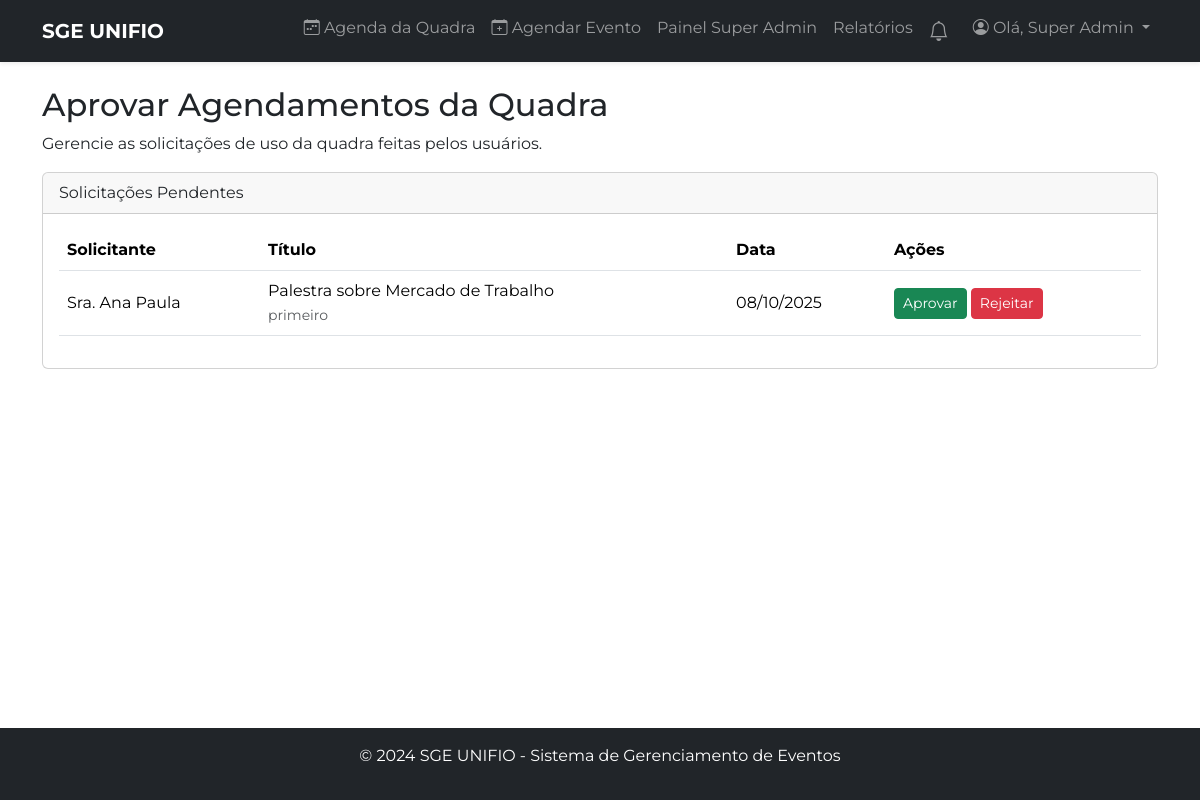
/superadmin/agendamentos (signed in), run on an earlier commit of the app's database.
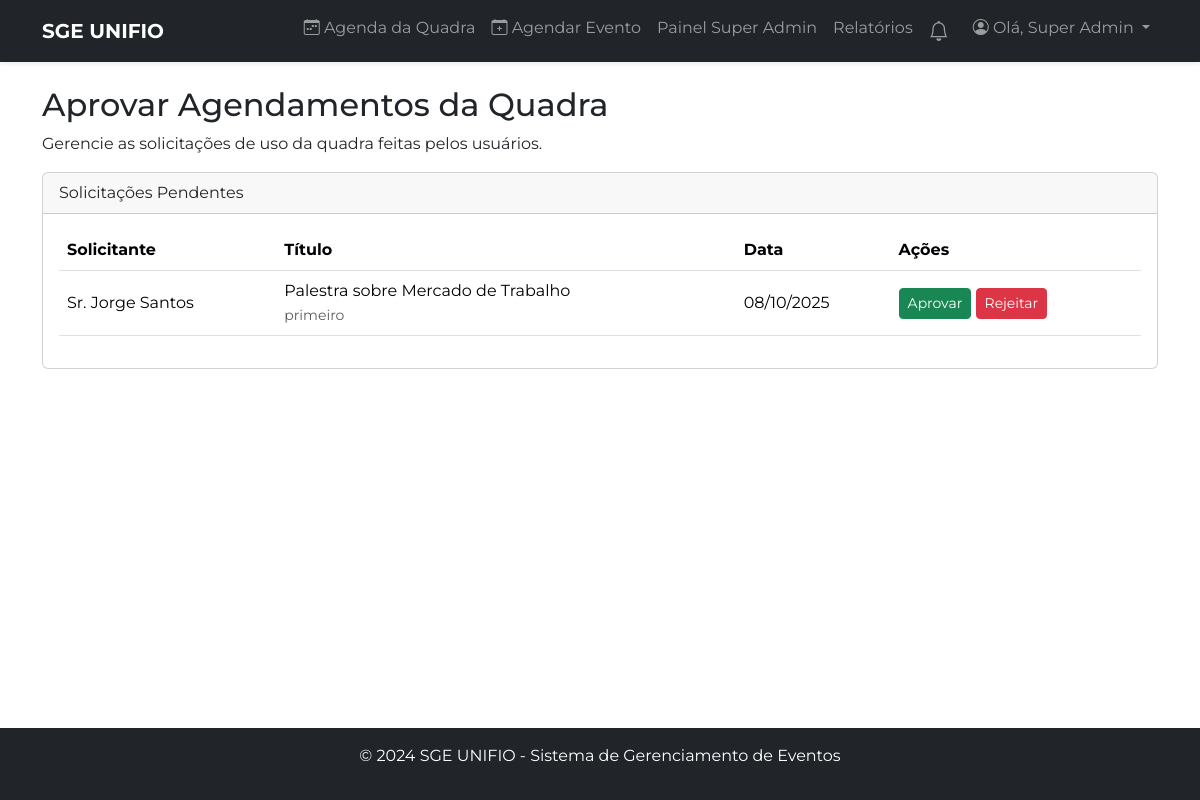
And on a later commit of the database.
### tables this page shows
CREATE TABLE `agendamentos` (
  `id` int NOT NULL,
  `usuario_id` int NOT NULL,
  `titulo` varchar(255) NOT NULL,
  `tipo_agendamento` enum('esportivo','nao_esportivo') NOT NULL,
  `esporte_tipo` varchar(100) DEFAULT NULL,
  `data_agendamento` date NOT NULL,
  `periodo` enum('primeiro','segundo') NOT NULL COMMENT 'primeiro: 19:15-20:55, segundo: 21:10-22:50',
  `descricao` text,
  `status` enum('aprovado','pendente','rejeitado','cancelado') NOT NULL DEFAULT 'pendente',
  `motivo_rejeicao` text,
  `data_solicitacao` timestamp NOT NULL DEFAULT CURRENT_TIMESTAMP,
  `atletica_confirmada` tinyint(1) NOT NULL DEFAULT '0',
  `atletica_id_confirmada` int DEFAULT NULL,
  `quantidade_atletica` int DEFAULT '0',
  `quantidade_pessoas` int DEFAULT '0',
  `subtipo_evento` varchar(100) DEFAULT NULL COMMENT 'treino/campeonato para esportivos, palestra/workshop/formatura para nao_esportivos',
  `responsavel_evento` varchar(255) NOT NULL DEFAULT '',
  `possui_materiais` tinyint(1) DEFAULT NULL COMMENT '1=sim, 0=não',
  `materiais_necessarios` text,
  `responsabiliza_devolucao` tinyint(1) DEFAULT NULL,
  `lista_participantes` text,
  `arquivo_participantes` varchar(255) DEFAULT NULL,
  `arbitro_partida` varchar(255) DEFAULT NULL,
  `estimativa_participantes` int DEFAULT NULL,
  `evento_aberto_publico` tinyint(1) DEFAULT NULL COMMENT '1=sim, 0=não',
  `descricao_publico_alvo` text,
  `infraestrutura_adicional` text,
  `observacoes` text
);

CREATE TABLE `usuarios` (
  `id` int NOT NULL,
  `nome` varchar(255) NOT NULL,
  `email` varchar(255) NOT NULL,
  `senha` varchar(255) NOT NULL,
  `ra` varchar(20) DEFAULT NULL,
  `data_nascimento` date DEFAULT NULL,
  `telefone` varchar(20) DEFAULT NULL,
  `curso_id` int DEFAULT NULL,
  `role` enum('usuario','admin','superadmin') NOT NULL DEFAULT 'usuario',
  `atletica_id` int DEFAULT NULL,
  `tipo_usuario_detalhado` enum('Membro das Atléticas','Professor','Aluno','Comunidade Externa') DEFAULT NULL,
  `is_coordenador` tinyint(1) NOT NULL DEFAULT '0',
  `atletica_join_status` enum('none','pendente','aprovado') NOT NULL DEFAULT 'none',
  `login_code` varchar(6) DEFAULT NULL,
  `login_code_expires` datetime DEFAULT NULL,
  `reset_token` varchar(255) DEFAULT NULL,
  `reset_token_expires` datetime DEFAULT NULL  
);

### src/Controller/SuperAdminController.php (called while the page is built, shortened)
<?php
class SuperAdminController extends BaseController
{
    public function gerenciarAgendamentos()
    {
        $agendamentoRepo = $this->repository('AgendamentoRepository');
        $pendentes = $agendamentoRepo->findPendingAgendamentos();
        view('super_admin/gerenciar-agendamentos', [
            'title' => 'Gerenciar Agendamentos',
            'pendentes' => $pendentes
        ]);
    }
}

### public/index.php (called while the page is built, shortened)
<?php
$url = $_GET['url'] ?? '/';
if ($url !== '/') {
    $url = '/' . rtrim($url, '/');
}
$method = $_SERVER['REQUEST_METHOD'];
try {
    Application\Core\Router::dispatch($url, $method);
} catch (Exception $e) {
    if (ob_get_level() > 0) ob_end_clean();
    http_response_code(500);
    echo "<h1>Erro na Aplicação</h1>";
    echo "<p>Ocorreu um erro inesperado. Detalhes:</p>";
    echo "<pre>" . htmlspecialchars($e->getMessage()) . "</pre>";
}

### src/Core/Auth.php (called while the page is built, shortened)
<?php
class Auth
{
    public static function check(): bool
    {
        return isset($_SESSION['loggedin']) && $_SESSION['loggedin'] === true;
    }
    public static function name(): ?string
    {
        return self::check() ? $_SESSION['nome'] : null;
    }
    public static function role(): ?string
    {
        return self::check() ? $_SESSION['role'] : null;
    }
    public static function get(string $key)
    {
        return self::check() && isset($_SESSION[$key]) ? $_SESSION[$key] : null;
    }
}

### src/Controller/BaseController.php (called while the page is built, shortened)
<?php
abstract class BaseController
{
    protected function repository(string $repositoryName)
    {
        $className = "Application\\Repository\\" . $repositoryName;
        return new $className();
    }
}

### src/Core/Connection.php (called while the page is built, shortened)
<?php
class Connection
{
    private static ?PDO $instance = null;
    public static function getInstance(): PDO
    {
        if (self::$instance === null) {
            $host = getenv('DB_HOST');
            $dbname = getenv('DB_NAME');
            $username = getenv('DB_USER');
            $password = getenv('DB_PASS');
            $charset = 'utf8mb4';
            $dsn = "mysql:host={$host};dbname={$dbname};charset={$charset}";
            $options = [
                PDO::ATTR_ERRMODE            => PDO::ERRMODE_EXCEPTION,
                PDO::ATTR_DEFAULT_FETCH_MODE => PDO::FETCH_ASSOC,
                PDO::ATTR_EMULATE_PREPARES   => false,
            ];
            try {
                self::$instance = new PDO($dsn, $username, $password, $options);
            } catch (PDOException $e) {
                die('Erro de conexão com o banco de dados: ' . $e->getMessage());
            }
        }
        return self::$instance;
    }
}

### src/Repository/AgendamentoRepository.php (called while the page is built, shortened)
<?php
class AgendamentoRepository
{
    private $pdo;
    public function __construct()
    {
        $this->pdo = Connection::getInstance();
    }
    public function findPendingAgendamentos(): array
    {
        $sql = "SELECT a.id, a.titulo, a.data_agendamento, a.periodo, u.nome as solicitante
                FROM agendamentos a
                JOIN usuarios u ON a.usuario_id = u.id
                WHERE a.status = 'pendente'
                ORDER BY a.data_solicitacao ASC";
        $stmt = $this->pdo->query($sql);
        return $stmt->fetchAll();
    }
}

### views/super_admin/gerenciar-agendamentos.view.php (the view, shortened to what this page needs)
<h2>Aprovar Agendamentos da Quadra</h2>
<p>Gerencie as solicitações de uso da quadra feitas pelos usuários.</p>
<div class="card">
    <div class="card-header">Solicitações Pendentes</div>
    <div class="card-body">
        <div class="table-responsive">
            <table class="table table-hover align-middle">
                <thead>
                <tr>
                    <th>Solicitante</th>
                    <th>Título</th>
                    <th>Data</th>
                    <th>Ações</th>
                </tr>
                </thead>
                <tbody>
                <?php if (empty($pendentes)): ?>
                    <tr><td colspan="4" class="text-center">Nenhuma solicitação pendente.</td></tr>
                <?php else: ?>
                    <?php foreach ($pendentes as $req): ?>
                        <tr>
                            <td><?php echo htmlspecialchars($req['solicitante']); ?></td>
                            <td><?php echo htmlspecialchars($req['titulo']); ?><br><small class="text-muted"><?php echo htmlspecialchars($req['periodo']); ?></small></td>
                            <td><?php echo date('d/m/Y', strtotime($req['data_agendamento'])); ?></td>
                            <td>
                                <form method="post" action="/superadmin/agendamentos/aprovar" class="d-inline">
                                    <button type="submit" class="btn btn-sm btn-success">Aprovar</button>
                                </form>
                                <button type="button" class="btn btn-sm btn-danger" data-bs-toggle="modal" data-bs-target="#rejectModal" data-id="<?php echo $req['id']; ?>" data-titulo="<?php echo htmlspecialchars($req['titulo']); ?>">
                                    Rejeitar
                                </button>
                            </td>
                        </tr>
                    <?php endforeach; ?>
                <?php endif; ?>
                </tbody>
            </table>
        </div>
    </div>
</div>

### src/Core/Router.php (shortened to what this page needs)
<?php
class Router
{
    protected static array $routes = [];
    public static function get(string $uri, string $action): void
    {
        self::$routes['GET'][$uri] = $action;
    }
    public static function post(string $uri, string $action): void
    {
        self::$routes['POST'][$uri] = $action;
    }
    public static function dispatch(string $uri, string $method): void
    {
        if (isset(self::$routes[$method][$uri])) {
            $action = self::$routes[$method][$uri];
            [$controllerName, $methodName] = explode('@', $action);
            $controllerClass = "Application\\Controller\\" . $controllerName;
            if (class_exists($controllerClass)) {
                $controllerInstance = new $controllerClass();
                if (method_exists($controllerInstance, $methodName)) {
                    $controllerInstance->$methodName();
                    return;
                }
            }
        }
        throw new \Exception("Rota não encontrada: [{$method}] {$uri}");
    }
}

### src/Core/helpers.php (shortened to what this page needs)
<?php
function view(string $view, array $data = [])
{
    extract($data);
    $isAuthPage = strpos($view, 'auth/') === 0;
    $viewPath = ROOT_PATH . '/views/' . str_replace('.', '/', $view) . '.view.php';
    if (file_exists($viewPath)) {
        require ROOT_PATH . '/views/_partials/header.php';
        require $viewPath;
        require ROOT_PATH . '/views/_partials/footer.php';
    } else {
        throw new \Exception("View não encontrada em: {$viewPath}");
    }
}

### views/_partials/header.php (shortened to what this page needs)
<!DOCTYPE html>
<html lang="pt-BR">
<head>
    <link href="https://cdn.jsdelivr.net/npm/bootstrap@5.3.3/dist/css/bootstrap.min.css" rel="stylesheet">
    <link rel="stylesheet" href="https://cdn.jsdelivr.net/npm/bootstrap-icons@1.11.3/font/bootstrap-icons.min.css">
    <link rel="stylesheet" href="/css/default.css">
    <link rel="stylesheet" href="/css/calendar.css">
</head>
<?php if (isset($isAuthPage) && $isAuthPage): ?>
<body class="auth-body">
<div class="auth-background"></div>
<main class="auth-container">
<?php else: ?>
<body class="d-flex flex-column min-vh-100">
<nav class="navbar navbar-expand-lg navbar-dark bg-dark shadow-sm">
    <div class="container">
        <a class="navbar-brand" href="/"><strong>SGE UNIFIO</strong></a>
        <div class="collapse navbar-collapse" id="navbarNav">
            <ul class="navbar-nav ms-auto">
                <?php if (Auth::check()): ?>
                    <?php if (Auth::role() === 'usuario'): ?>
                        <li class="nav-item"><a class="nav-link" href="/dashboard"><i class="bi bi-house"></i> Dashboard</a></li>
                        <li class="nav-item"><a class="nav-link" href="/agenda"><i class="bi bi-calendar-week"></i> Agenda</a></li>
                    <?php else: ?>
                        <li class="nav-item"><a class="nav-link" href="/agenda"><i class="bi bi-calendar-week"></i> Agenda da Quadra</a></li>
                    <?php endif; ?>
                    <?php
                    $tipo_usuario = Auth::get('tipo_usuario_detalhado');
                    $role = Auth::role();
                    $can_schedule = ($tipo_usuario === 'Professor') || ($role === 'superadmin') || ($role === 'admin' && $tipo_usuario === 'Membro das Atléticas');
                    if ($can_schedule): ?>
                        <li class="nav-item"><a class="nav-link" href="/agendar-evento"><i class="bi bi-calendar-plus"></i> Agendar Evento</a></li>
                    <?php endif; ?>
                    <?php if (Auth::role() === 'superadmin'): ?>
                        <li class="nav-item"><a class="nav-link" href="/superadmin/dashboard">Painel Super Admin</a></li>
                        <li class="nav-item"><a class="nav-link" href="/superadmin/relatorios">Relatórios</a></li>
                    <?php elseif (Auth::role() === 'admin'): ?>
                        <li class="nav-item"><a class="nav-link" href="/admin/atletica/dashboard">Painel Admin</a></li>
                    <?php endif; ?>
                    <li class="nav-item dropdown me-2">
                        <a class="nav-link position-relative" href="#" role="button" data-bs-toggle="dropdown" id="notificationDropdown">
                            <i class="bi bi-bell fs-5"></i>
                        </a>
                    </li>
                    <li class="nav-item dropdown">
                        <a class="nav-link dropdown-toggle" href="#" role="button" data-bs-toggle="dropdown">
                            <i class="bi bi-person-circle"></i> Olá, <?php echo htmlspecialchars(Auth::name()); ?>
                        </a>
                    </li>
                <?php else: ?>
                    <li class="nav-item"><a class="nav-link" href="/login">Login</a></li>
                    <li class="nav-item"><a class="nav-link" href="/registro">Registrar</a></li>
                <?php endif; ?>
            </ul>
        </div>
    </div>
</nav>
<main class="container mt-4 flex-grow-1">
<?php endif; ?>

### views/_partials/footer.php (shortened to what this page needs)
<?php if (isset($isAuthPage) && $isAuthPage): ?>
</main>
<script src="https://cdn.jsdelivr.net/npm/bootstrap@5.3.3/dist/js/bootstrap.bundle.min.js"></script>
</body>
</html>
<?php else: ?>
</main>
<footer class="bg-dark text-white text-center py-3 mt-auto">
    <div class="container">
        <p>&copy; 2024 SGE UNIFIO - Sistema de Gerenciamento de Eventos</p>
    </div>
</footer>
</body>
</html>
<?php endif; ?>

### public/css/default.css (style rules this page uses)
body { font-family: 'Montserrat', Arial, sans-serif; }

What changed in the data, as far as the page shows it:
no longer on this page (row edited): agendamentos: usuario.nome "Sra. Ana Paula", titulo "Palestra sobre Mercado de Trabalho", periodo "primeiro", data_agendamento "08/10/2025"
added agendamentos: usuario.nome "Sr. Jorge Santos", titulo "Palestra sobre Mercado de Trabalho", periodo "primeiro", data_agendamento "08/10/2025"
